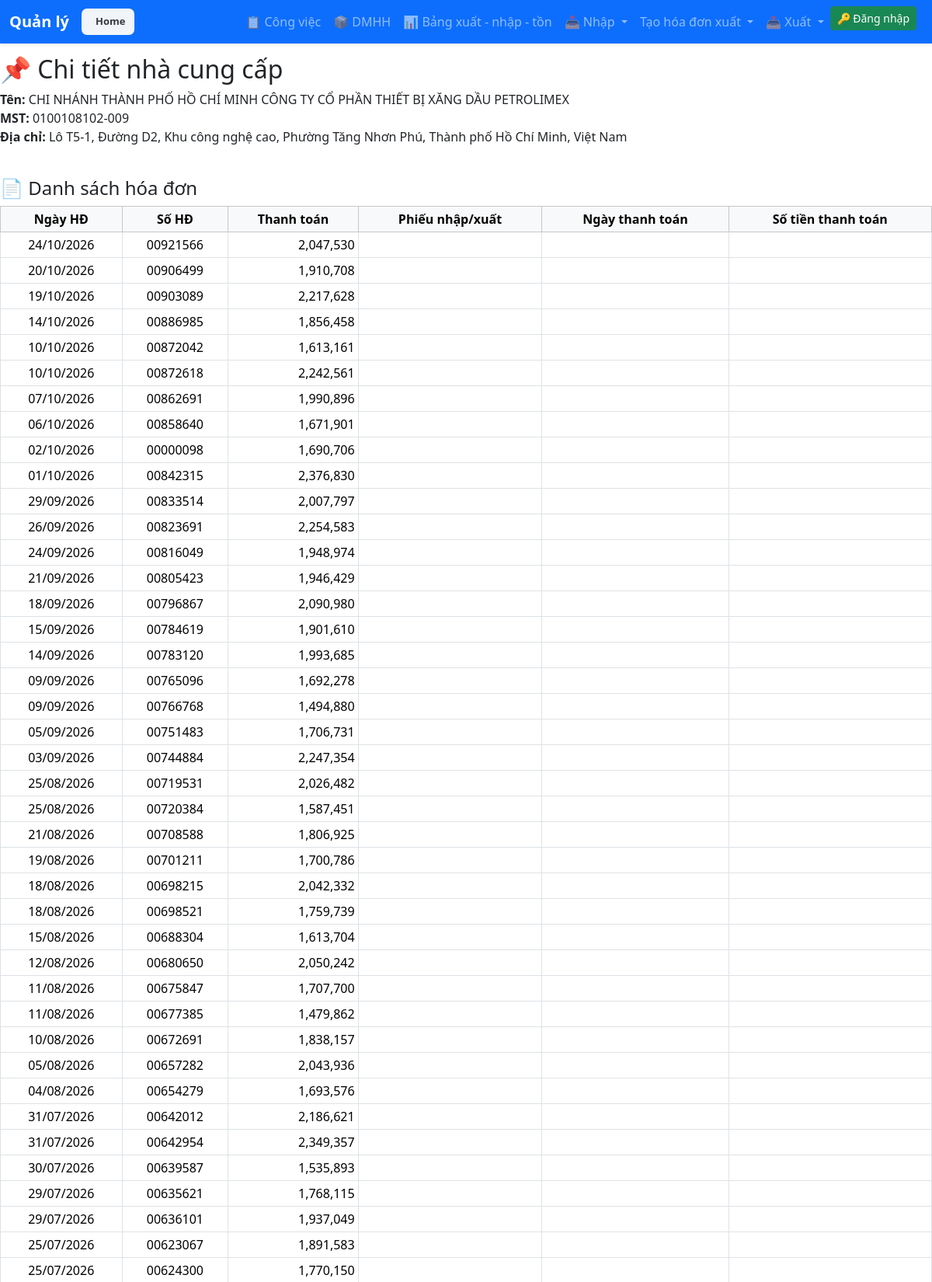
The page /invoice/suppliers/1/ (upper part) on the database its author committed.
### invoice_reader_app/model_invoice.py (models this page shows, shortened)
class Supplier(models.Model):
    ten_dv_ban = models.CharField(max_length=200)
    ma_so_thue = models.CharField(max_length=50, unique=True)
    dia_chi = models.TextField(blank=True)
    phan_loai = models.CharField(max_length=100, blank=True, null=True, default='')

class Invoice(models.Model):
    fiscal_year = models.IntegerField(db_index=True)
    supplier = models.ForeignKey(Supplier, on_delete=models.SET_NULL, null=True, blank=True)
    so_hoa_don = models.CharField(max_length=50)
    ngay_hd = models.DateField(null=True)
    hinh_thuc_tt = models.CharField(max_length=100, blank=True)
    mau_so = models.CharField(max_length=50, blank=True)
    ky_hieu = models.CharField(max_length=50, blank=True)
    ten_dv_ban = models.CharField(max_length=200)
    ma_so_thue = models.CharField(max_length=50)
    dia_chi = models.TextField(blank=True)
    ten_nguoi_mua = models.CharField(max_length=200, blank=True)
    ma_so_thue_mua = models.CharField(max_length=50, blank=True)
    dia_chi_mua = models.TextField(blank=True)
    so_tk = models.CharField(max_length=100, blank=True)
    ten_ngan_hang = models.CharField(max_length=100, blank=True)
    tong_tien_hang = models.FloatField(default=0)
    tong_tien_thue = models.FloatField(default=0)
    tong_tien = models.DecimalField(max_digits=18, decimal_places=2)
    email = models.EmailField(blank=True, null=True)
    created_at = models.DateTimeField(auto_now_add=True)
    file_name = models.CharField(max_length=255, blank=True, null=True)
    xml_uuid = models.CharField(
            max_length=50,
            null=True,
            blank=True,
            unique=True   # ✅ ĐÂY MỚI LÀ CHUẨN
        )
    da_tao_px = models.BooleanField(    default=False,    db_index=True,    verbose_name="Đã tạo phiếu xuất")
    LOAI_HD_CHOICES = (
        ('VAO', 'Hóa đơn vào'),
        ('XUAT', 'Hóa đơn xuất'),
    )
    loai_hd = models.CharField(max_length=10, choices=LOAI_HD_CHOICES, default='VAO')
    TRANG_THAI_CHOICES = (
        ("CHO_XUAT", "Chờ xuất hóa đơn"),
        ("DA_XUAT", "Đã xuất hóa đơn"),
    )
    trang_thai = models.CharField(
        max_length=20,
        choices=TRANG_THAI_CHOICES,
        default="CHO_XUAT"
    )
    class Meta:
        indexes = [
            models.Index(fields=["ma_so_thue", "ky_hieu", "so_hoa_don"]),
        ]
    from django.db.models import QuerySet

### invoice_reader_app/suppliers_products_view.py (the view)
# urls.py: path("suppliers/<int:id>/", supplier_detail_view, name="supplier_detail"),
def supplier_detail_view(request, id):
    supplier = get_object_or_404(Supplier, id=id)
    invoices = Invoice.objects.filter(ma_so_thue=supplier.ma_so_thue, loai_hd='VAO').order_by('-ngay_hd')
    invoice_details = []
    for inv in invoices:
        invoice_details.append({
            'so_hoa_don': inv.so_hoa_don,
            'ngay_hd': inv.ngay_hd,
            'tong_tien_hang': inv.tong_tien_hang,
            'tong_tien_thue': inv.tong_tien_thue,
            'tong_tien': inv.tong_tien,
            'hinh_thuc_tt': inv.hinh_thuc_tt,
        })
    totals = {
        'tong_tien_hang': sum(inv.tong_tien_hang for inv in invoices),
        'tong_tien_thue': sum(inv.tong_tien_thue for inv in invoices),
        'tong_tien': sum(inv.tong_tien for inv in invoices),
    }
    return render(request, 'supplier_detail.html', {
        'supplier': supplier,
        'invoices': invoices,
        'totals': totals,
        'invoices': invoice_details,
    })

### invoice_reader_app/context_processors.py (called while the page is built)
def current_fiscal_year(request):
    return {
        "current_year": request.session.get(
            "fiscal_year", datetime.now().year
        )
    }

### invoice_reader_app/templates/supplier_detail.html (shortened to what this page needs)
{% extends "base.html" %}
{% load humanize %}
{% block content %}
<h2>📌 Chi tiết nhà cung cấp</h2>
<div class="mb-3">
    <strong>Tên:</strong> {{ supplier.ten_dv_ban }}<br>
    <strong>MST:</strong> {{ supplier.ma_so_thue }}<br>
    <strong>Địa chỉ:</strong> {{ supplier.dia_chi }}<br>
</div>
<h4 class="mt-4">📄 Danh sách hóa đơn</h4>
<table class="table table-bordered table-sm text-center">
    <thead class="table-light">
        <tr>
            <th>Ngày HĐ</th>
            <th>Số HĐ</th>
            <th>Thanh toán</th>
            <th>Phiếu nhập/xuất</th>
            <th>Ngày thanh toán</th>
            <th>Số tiền thanh toán</th>
        </tr>
    </thead>
    <tbody>
        {% for inv in invoices %}
        <tr>
            <td class="text-center" >{{ inv.ngay_hd|date:"d/m/Y" }}</td>
            <td class="text-center">{{ inv.so_hoa_don }}</td>
            <td class="text-end">{{ inv.tong_tien|floatformat:0|intcomma }}</td>
            <td>{{ inv.phieu_nhap_xuat }}</td>
            <td>{{ inv.ngay_thanh_toan|date:"d/m/Y" }}</td>
            <td>{{ inv.so_tien_thanh_toan|floatformat:0|intcomma}}</td>
        </tr>
        {% empty %}
        <tr>
            <td colspan="7" class="text-center text-muted">Không có hóa đơn</td>
        </tr>
        {% endfor %}
    </tbody>
</table>
{% endblock %}

### invoice_reader_app/templates/base.html (style rules this page uses)
body { padding-top: 70px; }

### rows shown on the page
Supplier: ten_dv_ban "CHI NHÁNH THÀNH PHỐ HỒ CHÍ MINH CÔNG TY CỔ PHẦN THIẾT BỊ XĂNG DẦU PETROLIMEX", ma_so_thue "0100108102-009", dia_chi "Lô T5-1, Đường D2, Khu công nghệ cao, Phường Tăng Nhơn Phú, Thành phố Hồ Chí Minh, Việt Nam"
Invoice: ngay_hd "24/10/2026", so_hoa_don "00921566", tong_tien "2,047,530"
Invoice: ngay_hd "20/10/2026", so_hoa_don "00906499", tong_tien "1,910,708"
Invoice: ngay_hd "19/10/2026", so_hoa_don "00903089", tong_tien "2,217,628"
Invoice: ngay_hd "14/10/2026", so_hoa_don "00886985", tong_tien "1,856,458"
Invoice: ngay_hd "10/10/2026", so_hoa_don "00872042", tong_tien "1,613,161"
Invoice: ngay_hd "10/10/2026", so_hoa_don "00872618", tong_tien "2,242,561"
Invoice: ngay_hd "07/10/2026", so_hoa_don "00862691", tong_tien "1,990,896"
Invoice: ngay_hd "06/10/2026", so_hoa_don "00858640", tong_tien "1,671,901"
Invoice: ngay_hd "02/10/2026", so_hoa_don "00000098", tong_tien "1,690,706"
Invoice: ngay_hd "01/10/2026", so_hoa_don "00842315", tong_tien "2,376,830"
Invoice: ngay_hd "29/09/2026", so_hoa_don "00833514", tong_tien "2,007,797"
Invoice: ngay_hd "26/09/2026", so_hoa_don "00823691", tong_tien "2,254,583"
Invoice: ngay_hd "24/09/2026", so_hoa_don "00816049", tong_tien "1,948,974"
Invoice: ngay_hd "21/09/2026", so_hoa_don "00805423", tong_tien "1,946,429"
Invoice: ngay_hd "18/09/2026", so_hoa_don "00796867", tong_tien "2,090,980"
Invoice: ngay_hd "15/09/2026", so_hoa_don "00784619", tong_tien "1,901,610"
Invoice: ngay_hd "14/09/2026", so_hoa_don "00783120", tong_tien "1,993,685"
Invoice: ngay_hd "09/09/2026", so_hoa_don "00765096", tong_tien "1,692,278"
Invoice: ngay_hd "09/09/2026", so_hoa_don "00766768", tong_tien "1,494,880"
Invoice: ngay_hd "05/09/2026", so_hoa_don "00751483", tong_tien "1,706,731"
Invoice: ngay_hd "03/09/2026", so_hoa_don "00744884", tong_tien "2,247,354"
Invoice: ngay_hd "25/08/2026", so_hoa_don "00719531", tong_tien "2,026,482"
Invoice: ngay_hd "25/08/2026", so_hoa_don "00720384", tong_tien "1,587,451"
Invoice: ngay_hd "21/08/2026", so_hoa_don "00708588", tong_tien "1,806,925"
Invoice: ngay_hd "19/08/2026", so_hoa_don "00701211", tong_tien "1,700,786"
Invoice: ngay_hd "18/08/2026", so_hoa_don "00698215", tong_tien "2,042,332"
Invoice: ngay_hd "18/08/2026", so_hoa_don "00698521", tong_tien "1,759,739"
Invoice: ngay_hd "15/08/2026", so_hoa_don "00688304", tong_tien "1,613,704"
Invoice: ngay_hd "12/08/2026", so_hoa_don "00680650", tong_tien "2,050,242"
Invoice: ngay_hd "11/08/2026", so_hoa_don "00675847", tong_tien "1,707,700"
Invoice: ngay_hd "11/08/2026", so_hoa_don "00677385", tong_tien "1,479,862"
Invoice: ngay_hd "10/08/2026", so_hoa_don "00672691", tong_tien "1,838,157"
Invoice: ngay_hd "05/08/2026", so_hoa_don "00657282", tong_tien "2,043,936"
Invoice: ngay_hd "04/08/2026", so_hoa_don "00654279", tong_tien "1,693,576"
Invoice: ngay_hd "31/07/2026", so_hoa_don "00642012", tong_tien "2,186,621"
Invoice: ngay_hd "31/07/2026", so_hoa_don "00642954", tong_tien "2,349,357"
Invoice: ngay_hd "30/07/2026", so_hoa_don "00639587", tong_tien "1,535,893"
Invoice: ngay_hd "29/07/2026", so_hoa_don "00635621", tong_tien "1,768,115"
Invoice: ngay_hd "29/07/2026", so_hoa_don "00636101", tong_tien "1,937,049"
Invoice: ngay_hd "25/07/2026", so_hoa_don "00623067", tong_tien "1,891,583"
Invoice: ngay_hd "25/07/2026", so_hoa_don "00624300", tong_tien "1,770,150"
